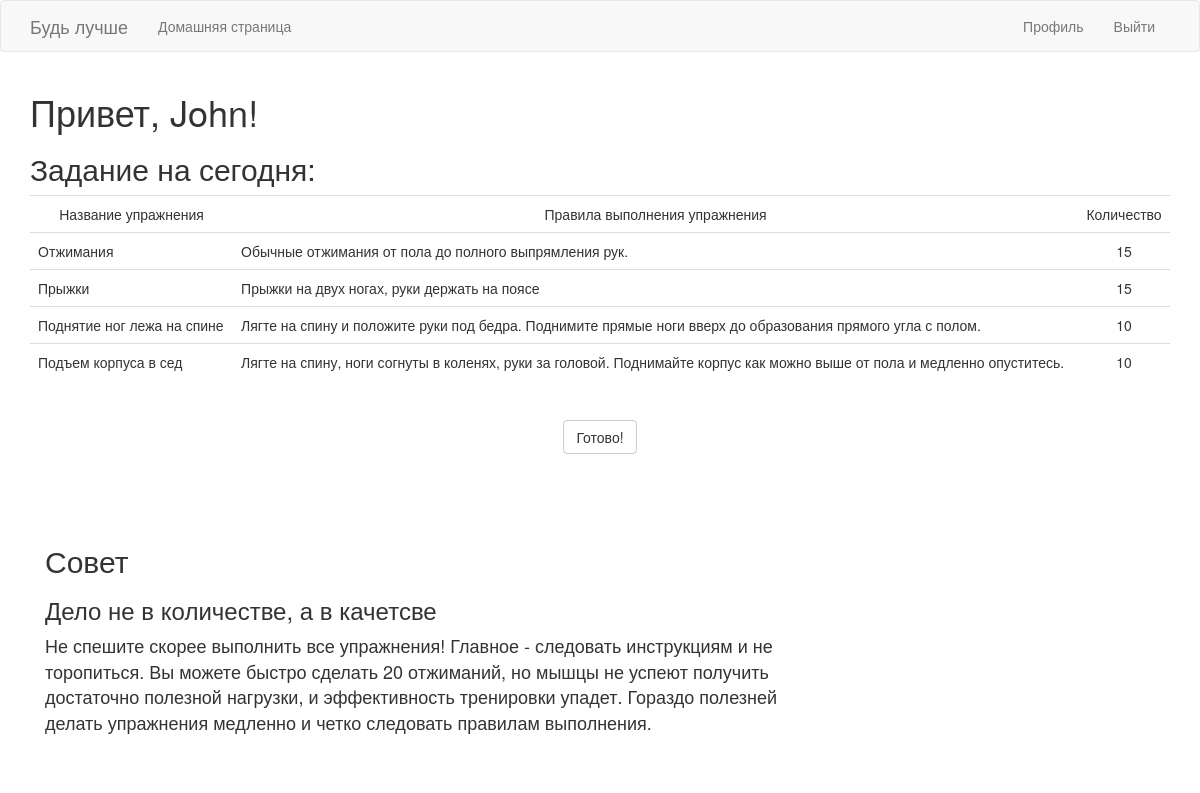
Screenshot of /index (signed in) with the database file from the repository.
### app/models.py (models this page shows, shortened)
class User(UserMixin, db.Model):
    id = db.Column(db.Integer, primary_key=True)
    username = db.Column(db.String(128), index=True)
    dateOfBirth = db.Column(db.Date)
    email = db.Column(db.String(120), index=True, unique=True)
    password_hash = db.Column(db.String(128))
    full_name = db.Column(db.String(128))
    gender = db.Column(db.String(32))
    last_seen = db.Column(db.DateTime, default=datetime.utcnow)
    training_lists = db.relationship('TrainingList', backref='training_list', lazy='dynamic')
    userinfo = db.relationship('InfoUser', backref='info', lazy='dynamic')
    active_training = db.Column(db.Integer, default = 0)

class Exercises(db.Model):
    id = db.Column(db.Integer, primary_key=True)
    name_exercises = db.Column(db.String(256), index=True)
    rules = db.Column(db.Text(500), index=True)
    day = db.Column(db.Integer)
    number = db.Column(db.Integer)
    training_id = db.Column(db.Integer, db.ForeignKey('training.id'))

### app/routes.py (the view)
@app.route('/')
@app.route('/index', methods=['GET', 'POST'])
@login_required  # запрещает назарегистрированным пользователям работать с данным декоратором
def index():
    exercises = []
    form = CompleteExeForm()
    if current_user.active_training == 1:
        training_id = TrainingList(user_id=current_user.id)
        i = training_id.get_training()
        exe = Training(id=i.training_id)
        exercises = exe.day_exe(1)
    if form.validate_on_submit():
        flash('Отлично! Приходи завтра, здесь будут новые упражнения!')
        return redirect(url_for('index'))
    return render_template('index.html', title='Home Page', exercises = exercises, form = form)

### app/forms.py
class CompleteExeForm(FlaskForm):
    submit = SubmitField('Готово!')

### app/models.py (called while the page is built)
@login.user_loader
def load_user(id):
    return User.query.get(int(id))

    def day_exe(self, day):
        exe = Exercises.query.filter((Exercises.training_id == self.id) & (Exercises.day == day))
        return exe

    def get_training(self):
        selected_training = TrainingList.query.filter_by(user_id = self.user_id)
        return selected_training[-1]

### app/routes.py (called while the page is built)
@app.before_request
def before_request():
    if current_user.is_authenticated:
        current_user.last_seen = datetime.utcnow()
        db.session.commit()

### app/templates/index.html (shortened to what this page needs)
{% extends "base.html" %}
{% import 'bootstrap/wtf.html' as wtf %}
{% block app_content %}
    <h1>Привет, {{ current_user.username }}!</h1>
{%if current_user.active_training == 1%}
    <h2> Задание на сегодня:</h2>
<table class="table table-hover" >
    <tr valign="top">
        <td align="center"> Название упражнения </td>
        <td align="center"> Правила выполнения упражнения </td>
        <td align="center"> Количество </td>
    {% for exercises in exercises %}
        {% include '_exe.html' %}
    {% endfor %}
</table>
<br>
<div class="row" align="center">
    {{ wtf.quick_form(form) }}
</div>
{%endif%}
<br> <br>
 <div class="container" style="margin-top:30px">
  <div class="row">
    <div class="col-sm-8">
      <h2>Совет</h2>
      <h3>Дело не в количестве, а в качетсве</h3>
      <p><font size = "+1">Не спешите скорее выполнить все упражнения! Главное - следовать инструкциям и не торопиться. Вы можете быстро сделать 20 отжиманий, но мышцы не успеют получить достаточно полезной нагрузки, и эффективность тренировки упадет. Гораздо полезней делать упражнения медленно и четко следовать правилам выполнения.</font></p>
      <br>
  </div>
</div>
{% endblock %}

### app/templates/_exe.html
    <tr valign="top">
        <td>{{ exercises.name_exercises }}</td>
        <td  align="stretch">{{ exercises.rules }} </td>
        <td align="center">{{ exercises.number }} </td>
    </tr>

### rows the page displays
User: username "John"
Exercises: name_exercises "Отжимания", rules "Обычные отжимания от пола до полного выпрямления рук.", number "15"
Exercises: name_exercises "Прыжки", rules "Прыжки на двух ногах, руки держать на поясе", number "15"
Exercises: name_exercises "Поднятие ног лежа на спине", rules "Лягте на спину и положите руки под бедра. Поднимите прямые ноги вверх до образования прямого угла с полом.", number "10"
Exercises: name_exercises "Подъем корпуса в сед", rules "Лягте на спину, ноги согнуты в коленях, руки за головой. Поднимайте корпус как можно выше от пола и медленно опуститесь.", number "10"
